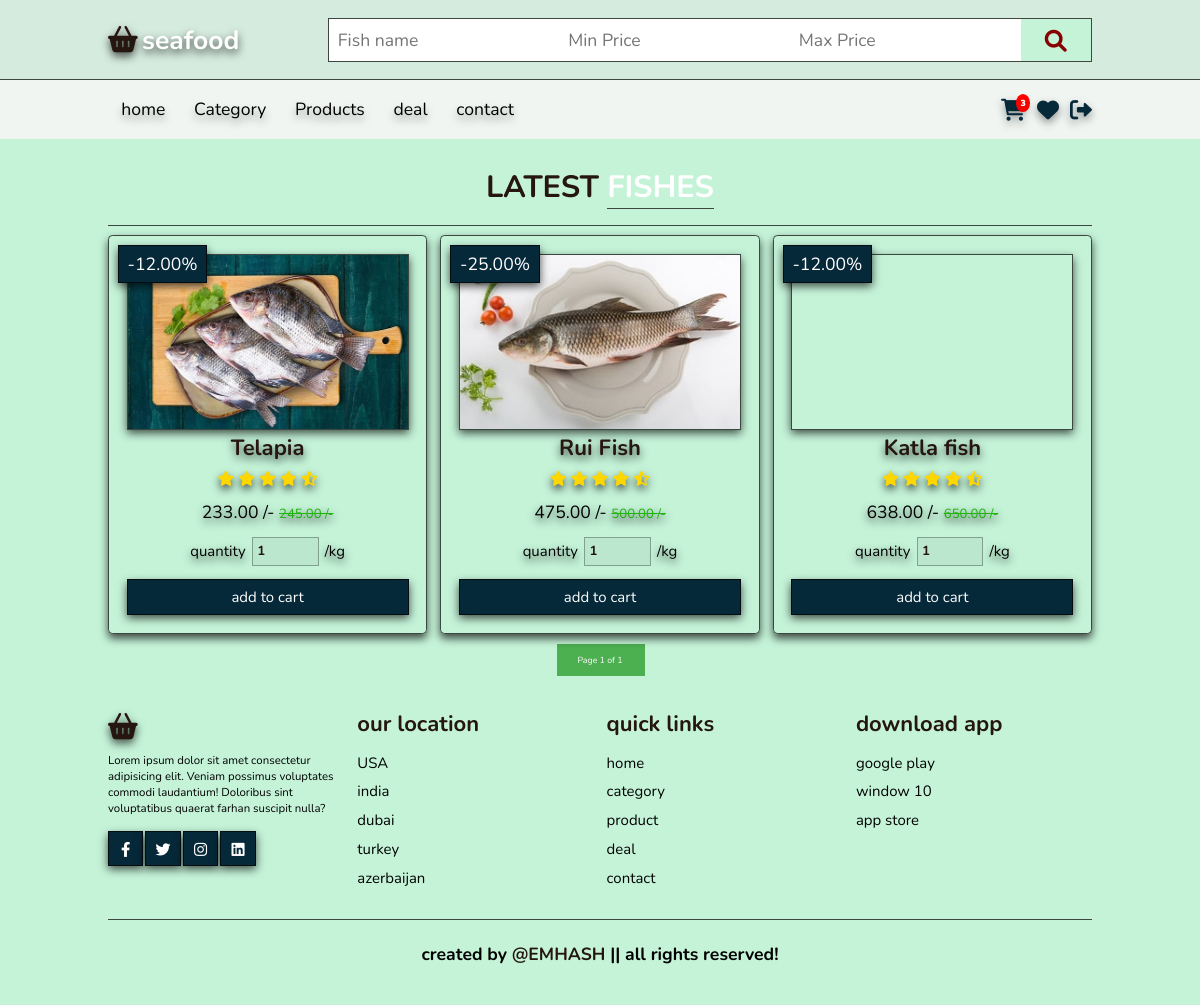
Page /products/ (signed in) on the committed database.
### market/models.py (models this page shows, shortened)
class CommonBaseModel(models.Model):
    uid = models.UUIDField(primary_key=True, default= uuid.uuid4, editable=False)
    created_at = models.DateTimeField(auto_now_add=True)
    updated_at = models.DateTimeField(auto_now=True)
    class Meta:
        abstract = True

class Fish(CommonBaseModel):
    name = models.CharField(max_length=100)
    image = models.ImageField(upload_to="Fishes")
    price = models.DecimalField(max_digits=10, decimal_places=2)
    category = models.ForeignKey(Category, on_delete=models.CASCADE)
    discount = models.DecimalField(max_digits=5, decimal_places=2, blank=True, null=True)
    def discounted_price(self):
        if self.discount:
            return self.price - self.discount
        else:
            return self.price

### market/views.py (the view)
# urls.py: path("products/", views.products, name="products" ),
def products(request):
    fishes = Fish.objects.all().order_by('price')
    obj = ObjectMaster(request=request,the_query=fishes)
    search,filtered = obj.Searching(FilteredQuery=FishFilter)
    pg = obj.Paginate(query=filtered ,no_of_object=50)
    context ={
        "fishes":pg,
        "searching":search,
    }
    return render(request, "frontend/products.html", context)

### market/shortcuts.py (called while the page is built)
def common_data(request):
    profile = request.user.profile
    context ={
        "cart_item":CartItem.objects.filter(user=profile, purchased = False).count(),
        "fav_item": Favorite.objects.filter(user = profile).count()
    }
    return context

    def Paginate(self, query=None , no_of_object = 5):
        if query is None:
            query=self.the_query
        '''In this method pass how many object per page you want to show if you wish. '''
        if self.the_query:
            pg = Paginator( query, no_of_object)
            page_number = self.request.GET.get('page')
            q_per_page = pg.get_page(page_number)
        else:
            q_per_page = None
            print("Add an object to perform pagination adding.")
        return q_per_page

    def Searching(self, FilteredQuery):
        if self.the_query:
            search_option = FilteredQuery(self.request.GET, queryset=self.the_query)
            filtered_query = search_option.qs
        else:
            search_option = None
            filtered_query = None
            print('Add a query object as constructor.')
        return search_option , filtered_query

### templates/frontend/products.html (shortened to what this page needs)
{% extends "frontend/base/base.html" %}
{% load static %}
{% block content %}
<section class="product" id="product">
    <h1 class="heading">latest <span>Fishes</span></h1>
    <div class="box-container">
        {% for row in fishes %}
        <div class="box">
            <span class="discount">-{{ row.discount }}%</span>
            <img decoding="async" src="{{ row.image.url }}" alt="">
            <h3>{{ row.name }}</h3>
            <div class="stars">
                <i class="fas fa-star"></i>
                <i class="fas fa-star"></i>
                <i class="fas fa-star"></i>
                <i class="fas fa-star"></i>
                <i class="fas fa-star-half-alt"></i>
            </div>
            <div class="price">{{ row.discounted_price }} /- <span>{{ row.price }} /-</span></div>
            <div class="quantity">
                <span>quantity</span>
                <input type="number" min="1" max="1000" value="1">
                <span> /kg </span>
            </div>
            <a href="{% url 'cart_view' row.uid %}" class="btn">add to cart</a>
        </div>
        {% endfor %}
    </div>
    <div class="pagination d-flex justify-content-between align-items-center">
        <span class="current text-muted">
          Page {{ fishes.number }} of {{ fishes.paginator.num_pages }}
        </span>
      </div>
</section>
{% endblock content %}

### static/css/style.css (style rules this page uses)
:root { --green:#c4f3d8; --black:#251610; --darkgreen:#06293a; }
body { background: var(--green); }
* { font-family: 'Nunito', sans-serif; margin: 0; padding: 0; box-sizing: border-box; outline: none; border: none; text-decoration: none; transition: all .2s linear; }
html { font-size: 62.5%; overflow-x: hidden; scroll-padding-top: 6.5rem; scroll-behavior: smooth; }
section { padding: 2rem 9%; }
.btn { display:inline-block; margin-top:1rem; background: var(--darkgreen); color: #fff; padding: .8rem 3rem; font-size:1.7rem; text-align:center; cursor: pointer; box-shadow: 0 0.5rem 1rem rgba(0,0,0,0.7); border:0.1rem solid rgba(0,0,0,0.7); }
.heading { text-align: center; color: var(--black); text-transform: uppercase; padding:1rem; font-size: 3.5rem; padding-bottom:2rem; border-bottom: 0.1rem solid rgba(0,0,0,0.7); }
.heading span { color: #ffffff; text-transform: uppercase; border-bottom: 0.1rem solid rgba(0,0,0,0.7); }
.product .box-container { display:flex; flex-wrap: wrap; gap: 1.5rem; padding-top: 1rem; }
.product .box-container .box { flex: 1 1 30rem; text-align: center; padding:2rem; border-radius: .5rem; overflow: hidden; position: relative; box-shadow: 0 0.5rem 1rem rgba(0, 0, 0, 0.7); border:0.1rem solid rgba(0,0,0,0.7); }
.product .box-container .box img { height: 20rem; width:100%; object-fit:cover; box-shadow: 0 0.5rem 1rem rgba(0, 0, 0, 0.7); border:0.1rem solid rgba(0,0,0,0.7); }
.product .box-container .box .discount { position: absolute; top: 1rem; left:1rem; background:var(--darkgreen); box-shadow: 0 0.5rem 1rem rgba(0, 0, 0, 0.7); border:0.1rem solid rgba(0,0,0,0.7); color:#fff; padding:.7rem 1rem; font-size:2rem; }
.product .box-container .box h3 { color: var(--black); font-size: 2.5rem; text-shadow: 0 0.5rem 1rem rgba(0, 0, 0, 0.7); }
.product .box-container .box .stars i { padding: 1rem .1rem; font-size: 1.7rem; color:gold; text-shadow: 0 0.5rem 1rem rgba(0, 0, 0, 0.7); }
.product .box-container .box .price { font-size:2rem; color:#000; padding: .5rem 0; text-shadow: 0 0.5rem 1rem rgba(0, 0, 0, 0.7); }
.product .box-container .box .price span { font-size: 1.5rem; color: rgb(33, 184, 13); text-decoration: line-through; }
.product .box-container .box .quantity { display:flex; align-items: center; justify-content:center; padding-top: 1rem; padding-bottom:.5rem; text-shadow: 0 0.5rem 1rem rgba(0, 0, 0, 0.7); }
.product .box-container .box .quantity span { padding: 0 .7rem; font-size: 1.7rem; }
.product .box-container .box .quantity input { border: .1rem solid rgba(0,0,0,0.3); font-size: 1.5rem; font-weight: bolder; color: var(--black); padding: .5rem; background:rgba(0,0,0,.05); }
.product .box-container .box .btn { display: block; }
.pagination { margin-top: 20px; text-align: center; }
.pagination .current { background-color: #4CAF50; color: white; padding: 10px 20px; }
@media (max-width:1200px) { html { font-size: 55%; } }

### rows in the picture
Fish: discount "12.00", image (picture), name "Telapia", discounted_price "233.00", price "245.00"
Fish: discount "25.00", image (picture), name "Rui Fish", discounted_price "475.00", price "500.00"
Fish: discount "12.00", image (picture), name "Katla fish", discounted_price "638.00", price "650.00"

### other values in the picture
{{ cart_item }} "3"
{{ fishes.number }} "1"
{{ fishes.paginator.num_pages }} "1"
